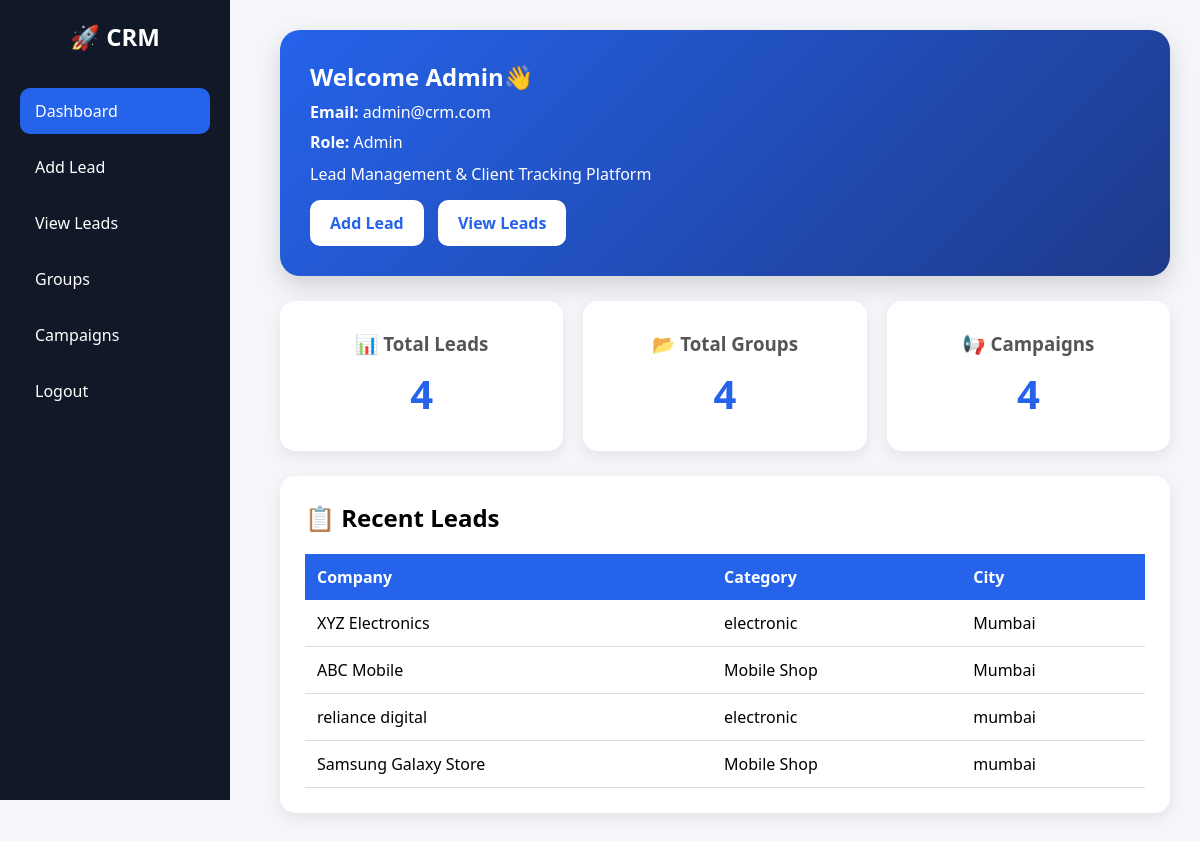
/dashboard, run on the app's committed database.
### app/models.py (models this page shows)
class Lead(Base):
    __tablename__ = "leads"
    id = Column(Integer, primary_key=True, index=True)
    company_name = Column(String)
    mobile_number = Column(String)
    address = Column(String)
    category = Column(String)
    group_name = Column(String)
    city = Column(String)

### app/main.py (the view)
@app.get("/dashboard")
def dashboard(
    request: Request,
    db: Session = Depends(get_db)
):
    total_leads = db.query(Lead).count()
    total_campaigns = db.query(Campaign).count()
    total_groups = len(
    db.query(Lead.group_name)
    .filter(Lead.group_name != "")
    .distinct()
    .all()
)
    recent_leads = db.query(Lead)\
        .order_by(Lead.id.desc())\
        .limit(5)\
        .all()
    return templates.TemplateResponse(
        "dashboard.html",
        {
            "request": request,
            "user": {
                "name": "Admin",
                "email": "admin@crm.com",
                "role": "Admin"
            },
            "total_leads": total_leads,
            "total_groups": total_groups,
            "recent_leads": recent_leads,
            "total_campaigns": total_campaigns,
        }
    )

### templates/dashboard.html (shortened to what this page needs)
<!DOCTYPE html>
<html>
<head>
</head>
<body>
<div class="sidebar">
    <h2>🚀 CRM </h2>
    <a href="/dashboard" class="active">Dashboard</a>
    <a href="/add-lead">Add Lead</a>
    <a href="/leads">View Leads</a>
    <a href="/groups">Groups</a>
    <a href="/campaigns">Campaigns</a>
    <a href="/logout">Logout</a>
</div>
<div class="main">
    <div class="top-card">
        <h2>Welcome Admin👋</h2>
        <p><b>Email:</b> {{ user.email }}</p>
        <p><b>Role:</b> {{ user.role }}</p>
        <p style="margin-top:10px;">
              Lead Management & Client Tracking Platform
        </p>
        <a href="/add-lead" class="btn">
            Add Lead
        </a>
        <a href="/leads" class="btn">
            View Leads
        </a>
    </div>
    <div class="cards">
    <a href="/leads" style="text-decoration:none; color:inherit; flex:1;">
           <div class="card">
                 <h3>📊 Total Leads</h3>
                 <h1>{{ total_leads }}</h1>
            </div>
    </a>
    <a href="/groups" style="text-decoration:none; color:inherit; flex:1;">
        <div class="card">
            <h3>📂 Total Groups</h3>
            <h1>{{ total_groups }}</h1>
        </div>
    </a>
    <a href="/campaigns" style="text-decoration:none; color:inherit; flex:1;">
        <div class="card">
            <h3>📢 Campaigns</h3>
            <h1>{{ total_campaigns }}</h1>
        </div>
    </a>
</div>
    <div class="recent-card">
        <h2>📋 Recent Leads</h2>
        <table>
            <tr>
                <th>Company</th>
                <th>Category</th>
                <th>City</th>
            </tr>
            {% for lead in recent_leads %}
            <tr>
                <td>{{ lead.company_name }}</td>
                <td>{{ lead.category }}</td>
                <td>{{ lead.city }}</td>
            </tr>
            {% endfor %}
        </table>
    </div>
</div>
</body>
</html>

### templates/dashboard.html (style rules this page uses)
* { margin:0; padding:0; box-sizing:border-box; }
body { font-family:'Segoe UI', sans-serif; background:#f4f6f9; }
.sidebar { position:fixed; left:0; top:0; width:230px; height:100vh; background:#111827; color:white; padding:20px; }
.sidebar h2 { text-align:center; margin-bottom:35px; }
.sidebar a { display:block; color:white; text-decoration:none; padding:12px 15px; margin-bottom:10px; border-radius:10px; transition:0.3s; }
.active { background:#2563eb; }
.main { margin-left:250px; padding:30px; }
.top-card { background:linear-gradient(135deg,#2563eb,#1e3a8a); color:white; padding:30px; border-radius:20px; box-shadow:0 10px 25px rgba(0,0,0,0.15); margin-bottom:25px; }
.top-card p { margin-top:8px; }
.btn { display:inline-block; padding:12px 20px; background:white; color:#2563eb; text-decoration:none; border-radius:10px; margin-top:15px; margin-right:10px; font-weight:bold; }
.cards { display:flex; gap:20px; margin-bottom:25px; }
.card { flex:1; background:white; padding:30px; border-radius:15px; text-align:center; box-shadow:0 5px 15px rgba(0,0,0,0.08); transition:0.3s; }
.card h3 { color:#555; margin-bottom:10px; }
.card h1 { color:#2563eb; font-size:40px; }
.recent-card { background:white; padding:25px; border-radius:15px; box-shadow:0 5px 15px rgba(0,0,0,0.08); }
.recent-card h2 { margin-bottom:20px; }
table { width:100%; border-collapse:collapse; }
th { background:#2563eb; color:white; padding:12px; text-align:left; }
td { padding:12px; border-bottom:1px solid #ddd; }

### data on the page
Lead: company_name "XYZ Electronics", category "electronic", city "Mumbai"
Lead: company_name "ABC Mobile", category "Mobile Shop", city "Mumbai"
Lead: company_name "reliance digital", category "electronic", city "mumbai"
Lead: company_name "Samsung Galaxy Store", category "Mobile Shop", city "mumbai"

### other printed values
{{ user.email }} "admin@crm.com"
{{ user.role }} "Admin"
{{ total_leads }} "4"
{{ total_groups }} "4"
{{ total_campaigns }} "4"
